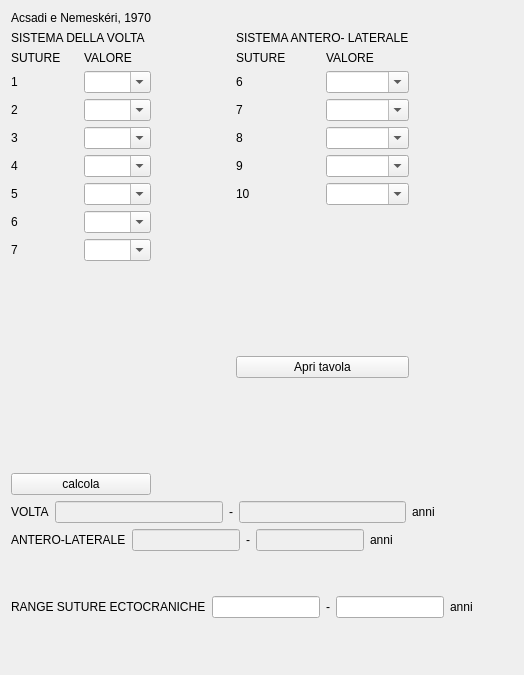
     <widget class="QWidget" name="tabWidgetPage5">
      <attribute name="title">
       <string>Suture ectocraniche</string>
      </attribute>
      <layout class="QGridLayout" name="gridLayout_41">
       <item row="1" column="0">
        <widget class="QLabel" name="label_4_sistema_della_volta">
         <property name="text">
          <string>SISTEMA DELLA VOLTA</string>
         </property>
        </widget>
       </item>
       <item row="1" column="2">
        <widget class="QLabel" name="label_4_sistema_latero_anteriore">
         <property name="text">
          <string>SISTEMA ANTERO- LATERALE</string>
         </property>
        </widget>
       </item>
       <item row="3" column="0">
        <layout class="QGridLayout" name="gridLayout_12">
         <item row="1" column="0">
          <widget class="QLabel" name="label_5_1_s">
           <property name="text">
            <string>1 </string>
           </property>
          </widget>
         </item>
         <item row="2" column="0">
          <widget class="QLabel" name="label_6_1_d">
           <property name="text">
            <string>2</string>
           </property>
          </widget>
         </item>
         <item row="2" column="1">
          <widget class="QComboBox" name="comboBox_volta_2">
           <property name="editable">
            <bool>true</bool>
           </property>
           <item>
            <property name="text">
             <string/>
            </property>
           </item>
           <item>
            <property name="text">
             <string>0</string>
            </property>
           </item>
           <item>
            <property name="text">
             <string>1</string>
            </property>
           </item>
           <item>
            <property name="text">
             <string>2</string>
            </property>
           </item>
           <item>
            <property name="text">
             <string>3</string>
            </property>
           </item>
          </widget>
         </item>
         <item row="3" column="0">
          <widget class="QLabel" name="label_7_2">
           <property name="text">
            <string>3</string>
           </property>
          </widget>
         </item>
         <item row="3" column="1">
          <widget class="QComboBox" name="comboBox_volta_3">
           <property name="editable">
            <bool>true</bool>
           </property>
           <item>
            <property name="text">
             <string/>
            </property>
           </item>
           <item>
            <property name="text">
             <string>0</string>
            </property>
           </item>
           <item>
            <property name="text">
             <string>1</string>
            </property>
           </item>
           <item>
            <property name="text">
             <string>2</string>
            </property>
           </item>
           <item>
            <property name="text">
             <string>3</string>
            </property>
           </item>
          </widget>
         </item>
         <item row="4" column="0">
          <widget class="QLabel" name="label_8_3">
           <property name="text">
            <string>4</string>
           </property>
          </widget>
         </item>
         <item row="4" column="1">
          <widget class="QComboBox" name="comboBox_volta_4">
           <property name="editable">
            <bool>true</bool>
           </property>
           <item>
            <property name="text">
             <string/>
            </property>
           </item>
           <item>
            <property name="text">
             <string>0</string>
            </property>
           </item>
           <item>
            <property name="text">
             <string>1</string>
            </property>
           </item>
           <item>
            <property name="text">
             <string>2</string>
            </property>
           </item>
           <item>
            <property name="text">
             <string>3</string>
            </property>
           </item>
          </widget>
         </item>
         <item row="5" column="0">
          <widget class="QLabel" name="label_8_4">
           <property name="text">
            <string>5</string>
           </property>
          </widget>
         </item>
         <item row="5" column="1">
          <widget class="QComboBox" name="comboBox_volta_5">
           <property name="editable">
            <bool>true</bool>
           </property>
           <item>
            <property name="text">
             <string/>
            </property>
           </item>
           <item>
            <property name="text">
             <string>0</string>
            </property>
           </item>
           <item>
            <property name="text">
             <string>1</string>
            </property>
           </item>
           <item>
            <property name="text">
             <string>2</string>
            </property>
           </item>
           <item>
            <property name="text">
             <string>3</string>
            </property>
           </item>
          </widget>
         </item>
         <item row="6" column="0">
          <widget class="QLabel" name="label_8_5">
           <property name="text">
            <string>6</string>
           </property>
          </widget>
         </item>
         <item row="6" column="1">
          <widget class="QComboBox" name="comboBox_volta_6">
           <property name="editable">
            <bool>true</bool>
           </property>
           <item>
            <property name="text">
             <string/>
            </property>
           </item>
           <item>
            <property name="text">
             <string>0</string>
            </property>
           </item>
           <item>
            <property name="text">
             <string>1</string>
            </property>
           </item>
           <item>
            <property name="text">
             <string>2</string>
            </property>
           </item>
           <item>
            <property name="text">
             <string>3</string>
            </property>
           </item>
          </widget>
         </item>
         <item row="7" column="0">
          <widget class="QLabel" name="label_8_6_s">
           <property name="text">
            <string>7</string>
           </property>
          </widget>
         </item>
         <item row="7" column="1">
          <widget class="QComboBox" name="comboBox_volta_7">
           <property name="editable">
            <bool>true</bool>
           </property>
           <item>
            <property name="text">
             <string/>
            </property>
           </item>
           <item>
            <property name="text">
             <string>0</string>
            </property>
           </item>
           <item>
            <property name="text">
             <string>1</string>
            </property>
           </item>
           <item>
            <property name="text">
             <string>2</string>
            </property>
           </item>
           <item>
            <property name="text">
             <string>3</string>
            </property>
           </item>
          </widget>
         </item>
         <item row="0" column="1">
          <widget class="QLabel" name="label_4_sistema_della_volta_7">
           <property name="text">
            <string>VALORE</string>
           </property>
          </widget>
         </item>
         <item row="0" column="0">
          <widget class="QLabel" name="label_4_sistema_della_volta_8">
           <property name="text">
            <string>SUTURE</string>
           </property>
          </widget>
         </item>
         <item row="1" column="1">
          <widget class="QComboBox" name="comboBox_volta_1">
           <property name="editable">
            <bool>true</bool>
           </property>
           <item>
            <property name="text">
             <string/>
            </property>
           </item>
           <item>
            <property name="text">
             <string>0</string>
            </property>
           </item>
           <item>
            <property name="text">
             <string>1</string>
            </property>
           </item>
           <item>
            <property name="text">
             <string>2</string>
            </property>
           </item>
           <item>
            <property name="text">
             <string>3</string>
            </property>
           </item>
          </widget>
         </item>
        </layout>
       </item>
       <item row="3" column="2">
        <layout class="QGridLayout" name="gridLayout_40">
         <item row="1" column="0">
          <widget class="QLabel" name="label_7_7_s">
           <property name="text">
            <string>6</string>
           </property>
          </widget>
         </item>
         <item row="1" column="1">
          <widget class="QComboBox" name="comboBox_lat_6">
           <property name="editable">
            <bool>true</bool>
           </property>
           <item>
            <property name="text">
             <string/>
            </property>
           </item>
           <item>
            <property name="text">
             <string>0</string>
            </property>
           </item>
           <item>
            <property name="text">
             <string>1</string>
            </property>
           </item>
           <item>
            <property name="text">
             <string>2</string>
            </property>
           </item>
           <item>
            <property name="text">
             <string>3</string>
            </property>
           </item>
          </widget>
         </item>
         <item row="2" column="0">
          <widget class="QLabel" name="label_8_7_d">
           <property name="text">
            <string>7</string>
           </property>
          </widget>
         </item>
         <item row="2" column="1">
          <widget class="QComboBox" name="comboBox_lat_7">
           <property name="editable">
            <bool>true</bool>
           </property>
           <item>
            <property name="text">
             <string/>
            </property>
           </item>
           <item>
            <property name="text">
             <string>0</string>
            </property>
           </item>
           <item>
            <property name="text">
             <string>1</string>
            </property>
           </item>
           <item>
            <property name="text">
             <string>2</string>
            </property>
           </item>
           <item>
            <property name="text">
             <string>3</string>
            </property>
           </item>
          </widget>
         </item>
         <item row="3" column="0">
          <widget class="QLabel" name="label_8_s">
           <property name="text">
            <string>8</string>
           </property>
          </widget>
         </item>
         <item row="3" column="1">
          <widget class="QComboBox" name="comboBox_lat_8">
           <property name="editable">
            <bool>true</bool>
           </property>
           <item>
            <property name="text">
             <string/>
            </property>
           </item>
           <item>
            <property name="text">
             <string>0</string>
            </property>
           </item>
           <item>
            <property name="text">
             <string>1</string>
            </property>
           </item>
           <item>
            <property name="text">
             <string>2</string>
            </property>
           </item>
           <item>
            <property name="text">
             <string>3</string>
            </property>
           </item>
          </widget>
         </item>
         <item row="4" column="0">
          <widget class="QLabel" name="label_8_d">
           <property name="text">
            <string>9</string>
           </property>
          </widget>
         </item>
         <item row="4" column="1">
          <widget class="QComboBox" name="comboBox_lat_9">
           <property name="editable">
            <bool>true</bool>
           </property>
           <item>
            <property name="text">
             <string/>
            </property>
           </item>
           <item>
            <property name="text">
             <string>0</string>
            </property>
           </item>
           <item>
            <property name="text">
             <string>1</string>
            </property>
           </item>
           <item>
            <property name="text">
             <string>2</string>
            </property>
           </item>
           <item>
            <property name="text">
             <string>3</string>
            </property>
           </item>
          </widget>
         </item>
         <item row="5" column="0">
          <widget class="QLabel" name="label_8_9_s">
           <property name="text">
            <string>10</string>
           </property>
          </widget>
         </item>
         <item row="5" column="1">
          <widget class="QComboBox" name="comboBox_lat_10">
           <property name="editable">
            <bool>true</bool>
           </property>
           <item>
            <property name="text">
             <string/>
            </property>
           </item>
           <item>
            <property name="text">
             <string>0</string>
            </property>
           </item>
           <item>
            <property name="text">
             <string>1</string>
            </property>
           </item>
           <item>
            <property name="text">
             <string>2</string>
            </property>
           </item>
           <item>
            <property name="text">
             <string>3</string>
            </property>
           </item>
          </widget>
         </item>
         <item row="6" column="1">
          <spacer name="verticalSpacer_3">
           <property name="orientation">
            <enum>Qt::Orientation::Vertical</enum>
           </property>
           <property name="sizeHint" stdset="0">
            <size>
             <width>20</width>
             <height>40</height>
            </size>
           </property>
          </spacer>
         </item>
         <item row="0" column="1">
          <widget class="QLabel" name="label_4_sistema_della_volta_3">
           <property name="text">
            <string>VALORE</string>
           </property>
          </widget>
         </item>
         <item row="0" column="0">
          <widget class="QLabel" name="label_4_sistema_della_volta_2">
           <property name="text">
            <string>SUTURE</string>
           </property>
          </widget>
         </item>
        </layout>
       </item>
       <item row="6" column="0" colspan="4">
        <layout class="QHBoxLayout" name="horizontalLayout_7">
         <item>
          <widget class="QLabel" name="label_4_volta">
           <property name="text">
            <string>VOLTA</string>
           </property>
          </widget>
         </item>
         <item>
          <widget class="QLineEdit" name="lineEdit_volta_min">
           <property name="enabled">
            <bool>false</bool>
           </property>
           <property name="alignment">
            <set>Qt::AlignCenter</set>
           </property>
          </widget>
         </item>
         <item>
          <widget class="QLabel" name="label_5_1_s_45">
           <property name="text">
            <string>-</string>
           </property>
          </widget>
         </item>
         <item>
          <widget class="QLineEdit" name="lineEdit_volta_max">
           <property name="enabled">
            <bool>false</bool>
           </property>
           <property name="alignment">
            <set>Qt::AlignCenter</set>
           </property>
          </widget>
         </item>
         <item>
          <widget class="QLabel" name="label_5_1_s_44">
           <property name="text">
            <string>anni</string>
           </property>
          </widget>
         </item>
        </layout>
       </item>
       <item row="7" column="0" colspan="5">
        <layout class="QHBoxLayout" name="horizontalLayout_8">
         <item>
          <widget class="QLabel" name="label_4_lat_ant">
           <property name="text">
            <string>ANTERO-LATERALE</string>
           </property>
          </widget>
         </item>
         <item>
          <widget class="QLineEdit" name="lineEdit_ant_lat_min">
           <property name="enabled">
            <bool>false</bool>
           </property>
           <property name="alignment">
            <set>Qt::AlignCenter</set>
           </property>
          </widget>
         </item>
         <item>
          <widget class="QLabel" name="label_5_1_s_43">
           <property name="text">
            <string>-</string>
           </property>
          </widget>
         </item>
         <item>
          <widget class="QLineEdit" name="lineEdit_ant_lat_max">
           <property name="enabled">
            <bool>false</bool>
           </property>
           <property name="alignment">
            <set>Qt::AlignCenter</set>
           </property>
          </widget>
         </item>
         <item>
          <widget class="QLabel" name="label_5_1_s_42">
           <property name="text">
            <string>anni</string>
           </property>
          </widget>
         </item>
         <item>
          <spacer name="horizontalSpacer_14">
           <property name="orientation">
            <enum>Qt::Orientation::Horizontal</enum>
           </property>
           <property name="sizeHint" stdset="0">
            <size>
             <width>40</width>
             <height>20</height>
            </size>
           </property>
          </spacer>
         </item>
         <item>
          <spacer name="horizontalSpacer_12">
           <property name="orientation">
            <enum>Qt::Orientation::Horizontal</enum>
           </property>
           <property name="sizeHint" stdset="0">
            <size>
             <width>40</width>
             <height>20</height>
            </size>
           </property>
          </spacer>
         </item>
        </layout>
       </item>
       <item row="8" column="0" colspan="5">
        <layout class="QHBoxLayout" name="horizontalLayout_9">
         <item>
          <widget class="QLabel" name="label_4_lat_ant_2">
           <property name="text">
            <string>RANGE SUTURE ECTOCRANICHE</string>
           </property>
          </widget>
         </item>
         <item>
          <widget class="QLineEdit" name="lineEdit_ecto_min"/>
         </item>
         <item>
          <widget class="QLabel" name="label_5_1_s_41">
           <property name="text">
            <string>-</string>
           </property>
          </widget>
         </item>
         <item>
          <widget class="QLineEdit" name="lineEdit_ecto_max"/>
         </item>
         <item>
          <widget class="QLabel" name="label_5_1_s_40">
           <property name="text">
            <string>anni</string>
           </property>
          </widget>
         </item>
         <item>
          <spacer name="horizontalSpacer_13">
           <property name="orientation">
            <enum>Qt::Orientation::Horizontal</enum>
           </property>
           <property name="sizeHint" stdset="0">
            <size>
             <width>40</width>
             <height>100</height>
            </size>
           </property>
          </spacer>
         </item>
        </layout>
       </item>
       <item row="9" column="3">
        <spacer name="verticalSpacer_2">
         <property name="orientation">
          <enum>Qt::Orientation::Vertical</enum>
         </property>
         <property name="sizeHint" stdset="0">
          <size>
           <width>20</width>
           <height>7</height>
          </size>
         </property>
        </spacer>
       </item>
       <item row="6" column="4">
        <spacer name="horizontalSpacer_11">
         <property name="orientation">
          <enum>Qt::Orientation::Horizontal</enum>
         </property>
         <property name="sizeHint" stdset="0">
          <size>
           <width>40</width>
           <height>20</height>
          </size>
         </property>
        </spacer>
       </item>
       <item row="4" column="0">
        <spacer name="verticalSpacer_4">
         <property name="orientation">
          <enum>Qt::Orientation::Vertical</enum>
         </property>
         <property name="sizeHint" stdset="0">
          <size>
           <width>20</width>
           <height>200</height>
          </size>
         </property>
        </spacer>
       </item>
       <item row="3" column="1">
        <spacer name="horizontalSpacer_15">
         <property name="orientation">
          <enum>Qt::Orientation::Horizontal</enum>
         </property>
         <property name="sizeHint" stdset="0">
          <size>
           <width>40</width>
           <height>20</height>
          </size>
         </property>
        </spacer>
       </item>
       <item row="0" column="0">
        <widget class="QLabel" name="label_4_sistema_latero_anteriore_2">
         <property name="text">
          <string>Acsadi e Nemeskéri, 1970</string>
         </property>
        </widget>
       </item>
       <item row="5" column="0">
        <widget class="QPushButton" name="pushButton_calcola_volta_ant_lat">
         <property name="text">
          <string>calcola</string>
         </property>
        </widget>
       </item>
       <item row="4" column="2">
        <widget class="QPushButton" name="pushButton_4">
         <property name="text">
          <string>Apri tavola</string>
         </property>
        </widget>
       </item>
      </layout>
     </widget>
